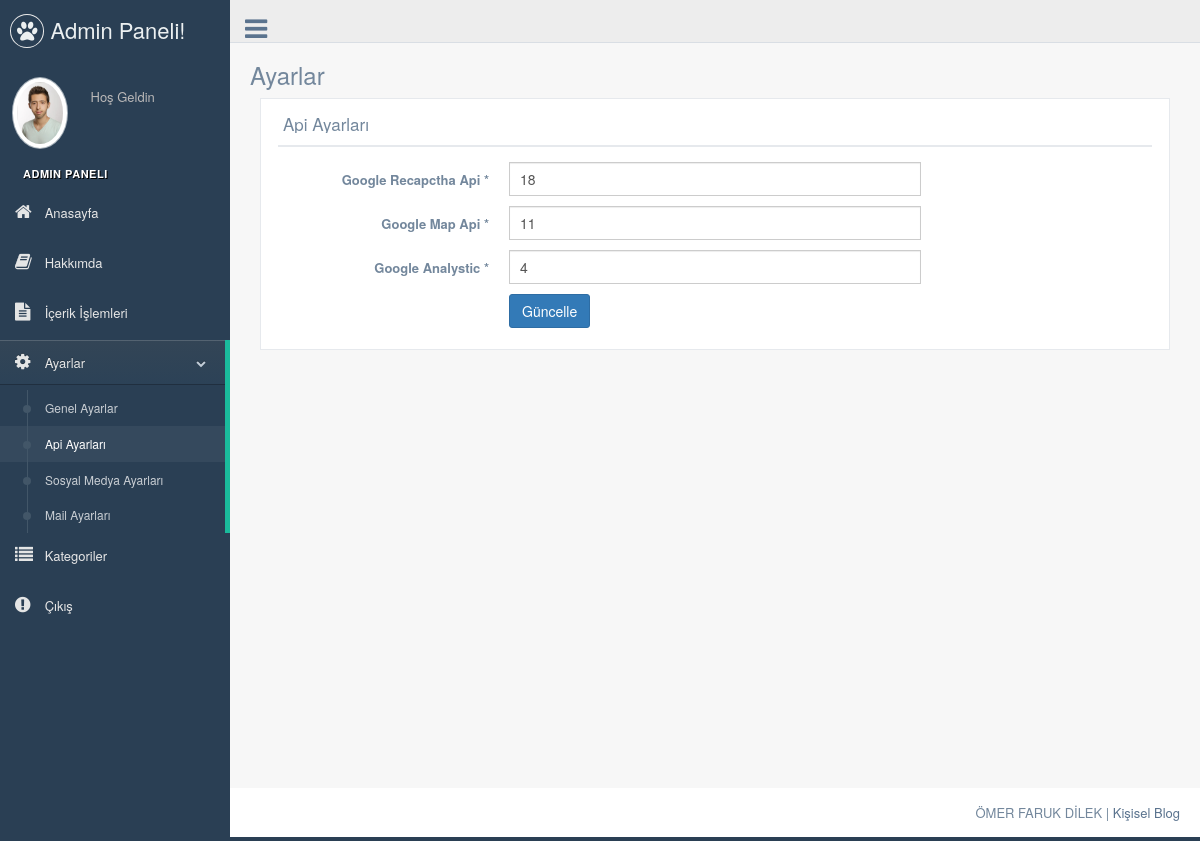
Page /admin/production/api-ayar.php on the committed database.
### tables this page shows
CREATE TABLE `ayar` (
  `ayar_id` int(1) NOT NULL DEFAULT '0',
  `ayar_siteurl` varchar(100) NOT NULL,
  `ayar_title` varchar(250) NOT NULL,
  `ayar_description` varchar(500) NOT NULL,
  `ayar_keywords` varchar(250) NOT NULL,
  `ayar_author` varchar(100) NOT NULL,
  `ayar_mail` varchar(50) NOT NULL,
  `ayar_recapctha` varchar(250) NOT NULL,
  `ayar_googlemap` varchar(250) NOT NULL,
  `ayar_analystic` varchar(50) NOT NULL,
  `ayar_facebook` varchar(100) NOT NULL,
  `ayar_twitter` varchar(100) NOT NULL,
  `ayar_instagram` varchar(100) NOT NULL,
  `ayar_smtphost` varchar(50) NOT NULL,
  `ayar_smtpuser` varchar(50) NOT NULL,
  `ayar_smtppassword` varchar(50) NOT NULL,
  `ayar_smtpport` varchar(50) NOT NULL,
  PRIMARY KEY (`ayar_id`)
);

### admin/production/api-ayar.php (the view, shortened to what this page needs)
<?php
include 'header.php';
include '../option/baglan.php';
$ayarsor=$db->prepare("select * from ayar where ayar_id=?");
$ayarsor->execute(array(0));
$ayarcek=$ayarsor->fetch(PDO::FETCH_ASSOC);
?>
<div class="right_col" role="main">
  <div class="">
    <div class="page-title">
      <div class="title_left">
        <h3>Ayarlar</h3>
      </div>
    </div>
    <div class="clearfix"></div>
    <div class="row">
      <div class="col-md-12 col-sm-12 col-xs-12">
       <div class="col-md-12 col-sm-12 col-xs-12">
        <div class="x_panel">
          <div class="x_title">
            <h2>Api Ayarları</h2>
            <div class="clearfix"></div>
          </div>
          <div class="x_content">
            <form action="../option/islem.php" method="POST" id="demo-form2" data-parsley-validate class="form-horizontal form-label-left">
              <div class="form-group">
                <label class="control-label col-md-3 col-sm-3 col-xs-12" for="first-name">Google Recapctha Api <span class="required">*</span>
                </label>
                <div class="col-md-6 col-sm-6 col-xs-12">
                  <input type="text" id="first-name" placeholder="Google Recapctha apisini giriniz.."  name="ayar_recapctha" value="<?php echo $ayarcek['ayar_recapctha']; ?>" class="form-control col-md-7 col-xs-12">
                </div>
              </div>
              <div class="form-group">
                <label class="control-label col-md-3 col-sm-3 col-xs-12" for="first-name">Google Map Api <span class="required">*</span>
                </label>
                <div class="col-md-6 col-sm-6 col-xs-12">
                  <input type="text" id="first-name" placeholder="Google Map apisini giriniz.." name="ayar_googlemap" value="<?php echo $ayarcek['ayar_googlemap']; ?>" class="form-control col-md-7 col-xs-12">
                </div>
              </div>
              <div class="form-group">
                <label class="control-label col-md-3 col-sm-3 col-xs-12" for="first-name">Google Analystic <span class="required">*</span>
                </label>
                <div class="col-md-6 col-sm-6 col-xs-12">
                  <input type="text" id="first-name" placeholder="Google Analystic apisini giriniz.." name="ayar_analystic" value="<?php echo $ayarcek['ayar_analystic']; ?>" class="form-control col-md-7 col-xs-12">
                </div>
              </div>
              <div class="col-md-6 col-sm-6 col-xs-12 col-md-offset-3">
                <button type="submit" name="apiayarkaydet" class="btn btn-primary">Güncelle</button>
              </div>
            </form>
          </div>
        </div>
      </div>
    </div>
  </div>
</div>
</div>
<?php include 'footer.php'; ?>

### rows in the picture
ayar: ayar_recapctha "18", ayar_googlemap "11", ayar_analystic "4"
